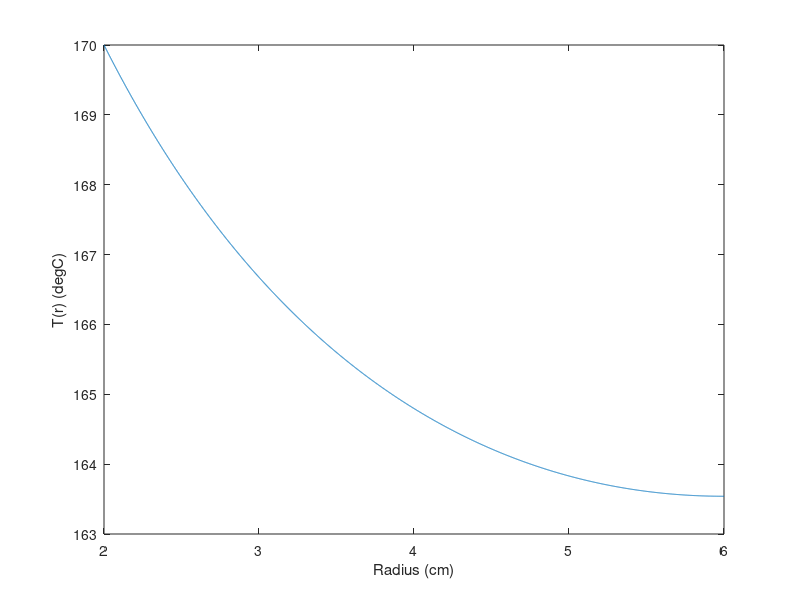

This chart was generated by the following MATLAB code:
r=0.02:0.00001:0.06;
beta=(35.55)^0.5;
P1=0.02*beta;
P2=0.06*beta;
p=r.*beta;

A=besselk(1,P2)/(besselk(1,P2)*besseli(0,P1)+besselk(0,P1)*besseli(1,P2));
B=besseli(1,P2)/(besselk(1,P2)*besseli(0,P1)+besselk(0,P1)*besseli(1,P2));
T_mod=A*besseli(0,p)+B*besselk(0,p);
T=T_mod.*(160)+10;
plot(r.*100,T)
xlabel('Radius (cm)') 
ylabel('T(r) (degC)') 